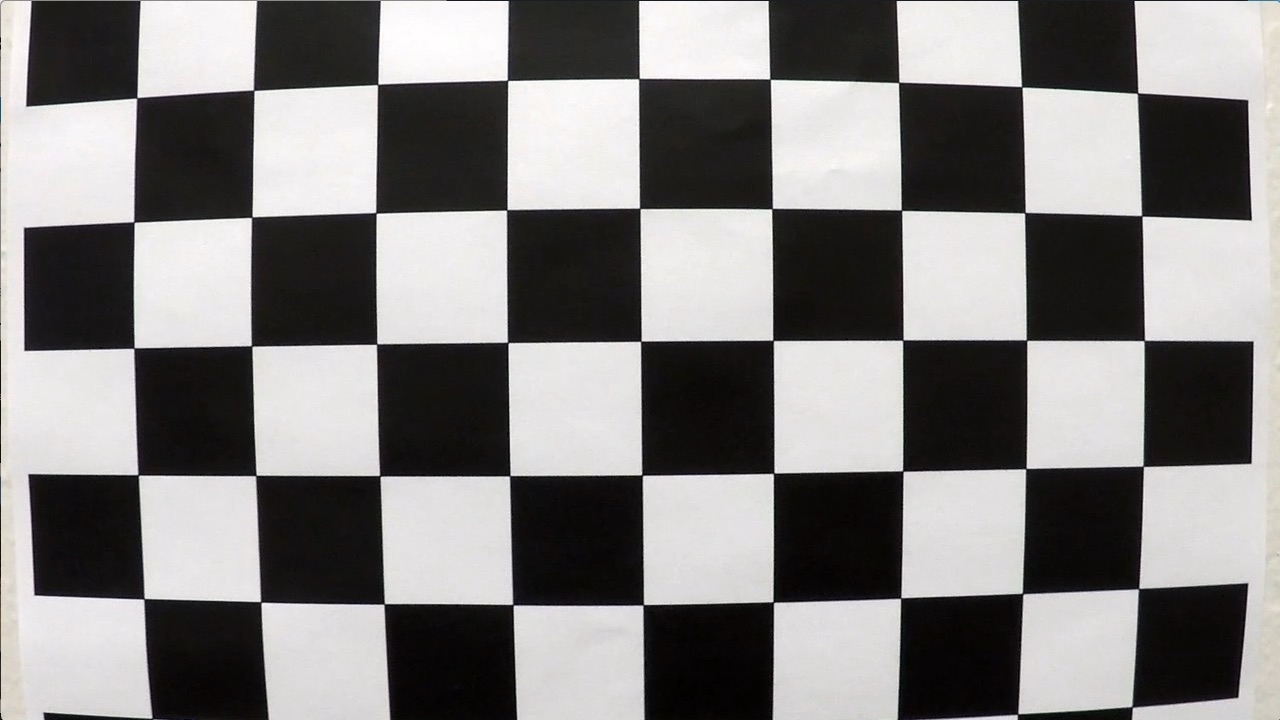
#> input picture src/perception/src/camera_cal/calibration1.jpg, 1280 x 720 px; its folder holds only this picture in this run
$ python -i helpers.py   (imports and definitions only)   (older library calls are emulated)
#> lines starting #> are read from the running program, lines starting #| are printed output that depends on the picture; after the words box and inside, x2 and y2 are one past the last pixel; in counts of white or black regions, pixels touching at a corner belong together
### src/perception/src/utils2.py
import numpy as np
import cv2
import glob
import matplotlib.pyplot as plt


# [5 lines left out: function to_grayscale, not called in this run]


def to_hsv(img):
    """
    Returns the same image in HSV format
    The input image must be in RGB format
    """
    return cv2.cvtColor(img, cv2.COLOR_RGB2HSV)


# [55 lines left out: functions to_hls, to_lab, load_image, show_image_list, not called in this run]

### src/perception/src/helpers.py
# Main imports
import numpy as np
import cv2
from importlib import reload
# [1 line not run here, left out]
from utils2 import *

def threshold_img(img, channel, thres=(0, 255)):
    """
    Applies a threshold mask to the input image
    """
    img_ch = img[:,:,channel]
    if thres is None:
        return img_ch

    mask_ch = np.zeros_like(img_ch)
    mask_ch[ (thres[0] <= img_ch) & (thres[1] >= img_ch) ] = 1
    return mask_ch


def compute_hsv_white_red_binary(rgb_img):
    """
    Returns a binary thresholded image produced retaining only white and yellow elements on the picture
    The provided image should be in RGB format
    """
    hsv_img = to_hsv(rgb_img)

    # Red color thresholds
    red_hue_min = int(0 * 179)  # Lower bound for red hue
    red_hue_max = int(179)  # Upper bound for red hue (allowing some range)
    red_saturation_min = int(0.5 * 255)  # Lower bound for red saturation
    red_saturation_max = int(1.0 * 255)  # Upper bound for red saturation
    red_value_min = int(0.5 * 255)  # Lower bound for red value
    red_value_max = int(1 * 255)  # Upper bound for red value

    img_hsv_red_bin = np.zeros_like(hsv_img[:,:,0])
    img_hsv_red_bin[((hsv_img[:,:,0] >= red_hue_min) & (hsv_img[:,:,0] <= red_hue_max))
                    & ((hsv_img[:,:,1] >= red_saturation_min) & (hsv_img[:,:,1] <= red_saturation_max))
                    & ((hsv_img[:,:,2] >= red_value_min) & (hsv_img[:,:,2] <= red_value_max))] = 1

    # White color thresholds
    white_saturation_max = int(0.3 * 255)  # Adjusted saturation maximum for white
    white_value_min = int(0.9 * 255)  # Adjusted value minimum for white

    img_hsv_white_bin = np.zeros_like(hsv_img[:,:,0])
    img_hsv_white_bin[((hsv_img[:,:,1] <= white_saturation_max))
                      & ((hsv_img[:,:,2] >= white_value_min))] = 1

    # Combine both red and white binary images
    img_hls_white_red_bin = np.zeros_like(hsv_img[:,:,0])
    img_hls_white_red_bin[(img_hsv_red_bin == 1) | (img_hsv_white_bin == 1)] = 1

    return img_hls_white_red_bin


def abs_sobel(gray_img, x_dir=True, kernel_size=3, thres=(0, 255)):
    """
    Applies the sobel operator to a grayscale-like (i.e. single channel) image in either horizontal or vertical direction
    The function also computes the asbolute value of the resulting matrix and applies a binary threshold
    """
    sobel = cv2.Sobel(gray_img, cv2.CV_64F, 1, 0, ksize=kernel_size) if x_dir else cv2.Sobel(gray_img, cv2.CV_64F, 0, 1, ksize=kernel_size)
    sobel_abs = np.absolute(sobel)
    sobel_scaled = np.uint8(255 * sobel / np.max(sobel_abs))
    gradient_mask = np.zeros_like(sobel_scaled)
    gradient_mask[(thres[0] <= sobel_scaled) & (sobel_scaled <= thres[1])] = 1
    return gradient_mask

def mag_sobel(gray_img, kernel_size=3, thres=(0, 255)):
    """
    Computes sobel matrix in both x and y directions, merges them by computing the magnitude in both directions
    and applies a threshold value to only set pixels within the specified range
    """
    sx = cv2.Sobel(gray_img, cv2.CV_64F, 1, 0, ksize=kernel_size)
    sy = cv2.Sobel(gray_img, cv2.CV_64F, 0, 1, ksize=kernel_size)

    sxy = np.sqrt(np.square(sx) + np.square(sy))
    scaled_sxy = np.uint8(255 * sxy / np.max(sxy))

    sxy_binary = np.zeros_like(scaled_sxy)
    sxy_binary[(scaled_sxy >= thres[0]) & (scaled_sxy <= thres[1])] = 1

    return sxy_binary
def dir_sobel(gray_img, kernel_size=3, thres=(0, np.pi/2)):
    """
    Computes sobel matrix in both x and y directions, gets their absolute values to find the direction of the gradient
    and applies a threshold value to only set pixels within the specified range
    """
    sx_abs = np.absolute(cv2.Sobel(gray_img, cv2.CV_64F, 1, 0, ksize=kernel_size))
    sy_abs = np.absolute(cv2.Sobel(gray_img, cv2.CV_64F, 0, 1, ksize=kernel_size))

    dir_sxy = np.arctan2(sx_abs, sy_abs)

    binary_output = np.zeros_like(dir_sxy)
    binary_output[(dir_sxy >= thres[0]) & (dir_sxy <= thres[1])] = 1

    return binary_output
def combined_sobels(sx_binary, sy_binary, sxy_magnitude_binary, gray_img, kernel_size=3, angle_thres=(0, np.pi/2)):
    sxy_direction_binary = dir_sobel(gray_img, kernel_size=kernel_size, thres=angle_thres)

    combined = np.zeros_like(sxy_direction_binary)
    # Sobel X returned the best output so we keep all of its results. We perform a binary and on all the other sobels
    combined[(sx_binary == 1) | ((sy_binary == 1) & (sxy_magnitude_binary == 1) & (sxy_direction_binary == 1))] = 1

    return combined
# [19 lines left out: functions compute_perspective_transform_matrices, perspective_transform, not called in this run]


def get_combined_binary_thresholded_img(img):
    """
    Applies a combination of binary Sobel and color thresholding to an undistorted image
    Those binary images are then combined to produce the returned binary image
    """
    #Peramiter one
    # thresholded_img = threshold_img(img, 2, thres=None)
    threshold_image = threshold_img(img, 1, thres=None)

    #Peramiter two
    sobx_best = abs_sobel(threshold_image, kernel_size=15, thres=(80, 200))

    #Peramiter three
    soby_best = abs_sobel(threshold_image, x_dir=False, kernel_size=11, thres=(50, 150))

    #Peramiter four
    sobxy_best = mag_sobel(threshold_image, kernel_size=15, thres=(80, 200))

    #Peramiter five
    sobel_combined_best = combined_sobels(sobx_best, soby_best, sobxy_best, threshold_image, kernel_size=15, angle_thres=(0, np.pi/4))


    hsv_w_y_thres = compute_hsv_white_red_binary(img)
    combined_binary = np.zeros_like(hsv_w_y_thres)
    combined_binary[(sobel_combined_best == 1) | (hsv_w_y_thres == 1)] = 1


    # return sxy_combined_dir #DEBUG UNCOMMENT
    return combined_binary

>>> import cv2
>>> picture = cv2.imread('camera_cal/calibration1.jpg')
#> picture is the input picture: shape (720, 1280, 3); mean B, G, R 127.8, 128.4, 130.1
>>> result = get_combined_binary_thresholded_img(picture)
#> in get_combined_binary_thresholded_img, `sobx_best = abs_sobel(threshold_image, kernel_size=15, thres=(80, 200))`:
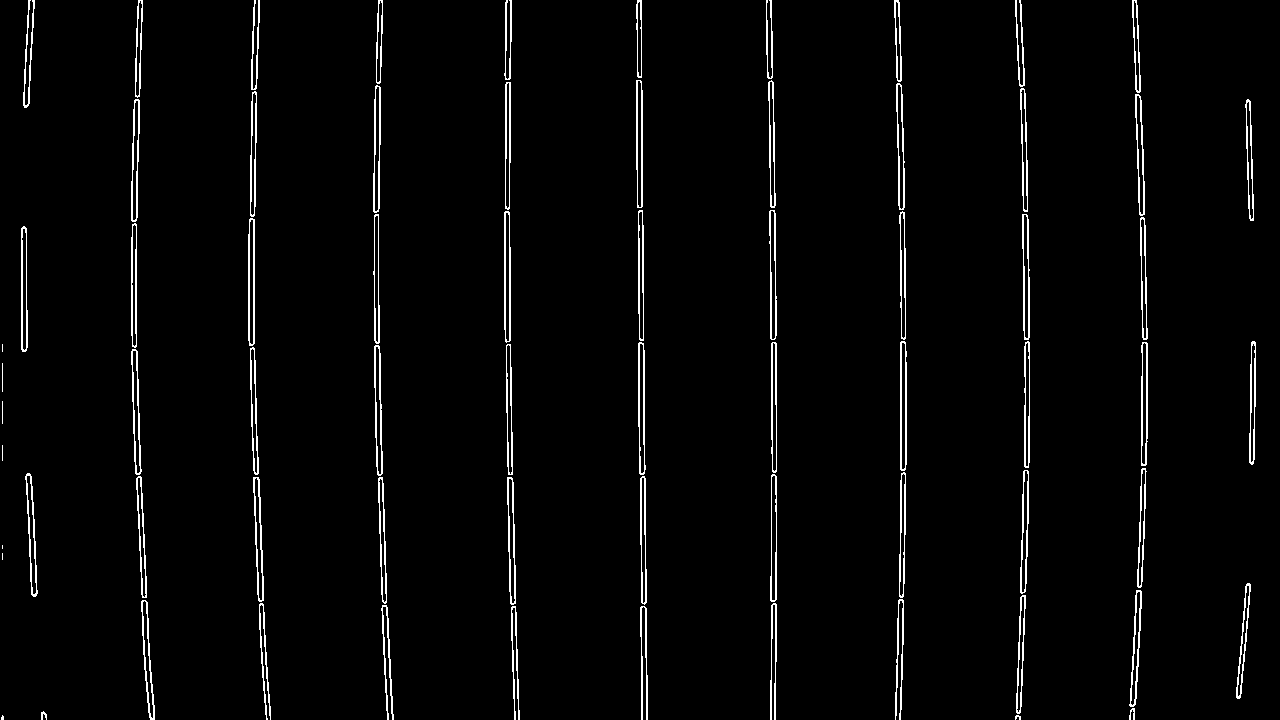
#> sobx_best: shape (720, 1280); values 0 (black) and 1 (white), 2.7% white in thin lines or dots
#> in dir_sobel, `dir_sxy = np.arctan2(sx_abs, sy_abs)`:
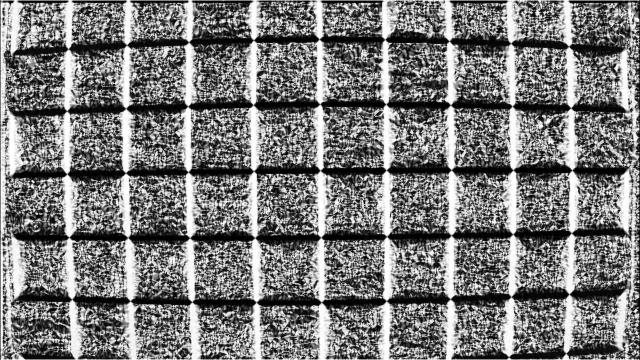
#> dir_sxy: shape (720, 1280) float64 (shown at 1/2 size); min 0, max 1.57, mean 0.753; drawn with min black and max white
#> in combined_sobels, `sxy_direction_binary = dir_sobel(gray_img, kernel_size=kernel_size, th..`:
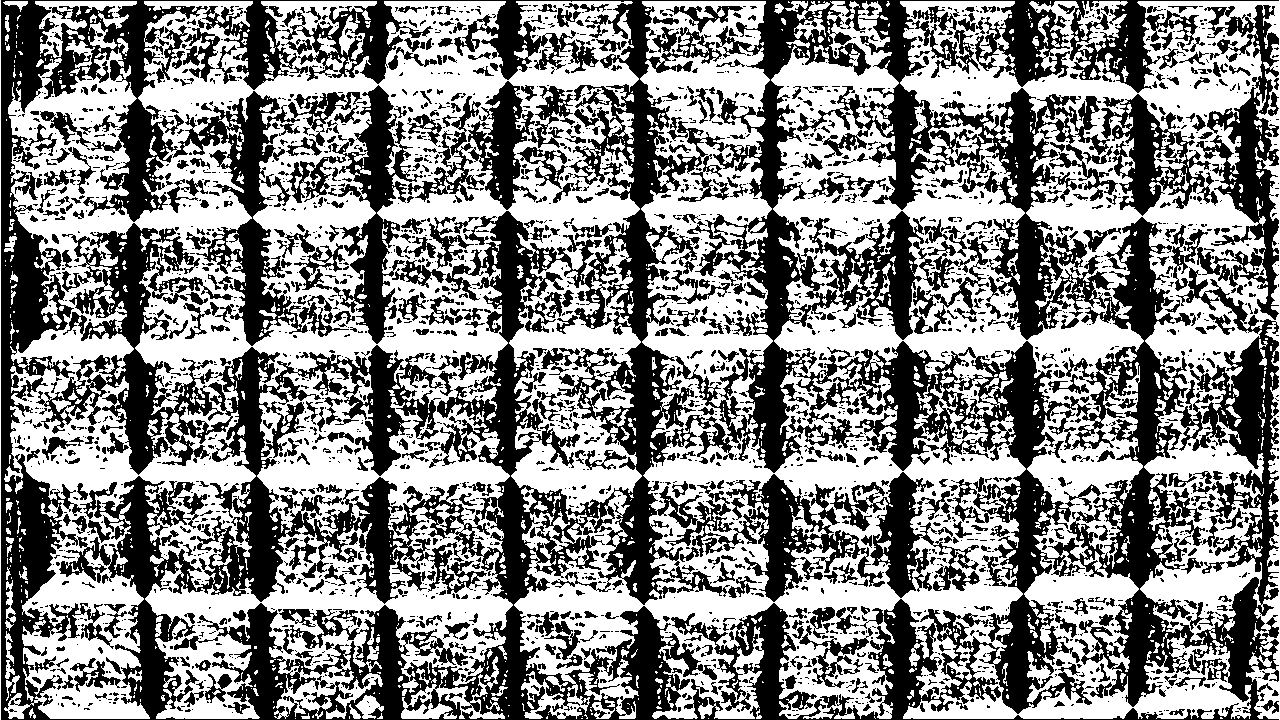
#> sxy_direction_binary: shape (720, 1280) float64; values 0 (black) and 1 (white), 53.3% white; 2731 black regions (2040 under 20 px), largest, box (x1, y1, x2, y2) and area: (1, 0, 1279, 720) 330562, (1171, 5, 1279, 320) 10181, (287, 85, 423, 344) 8911
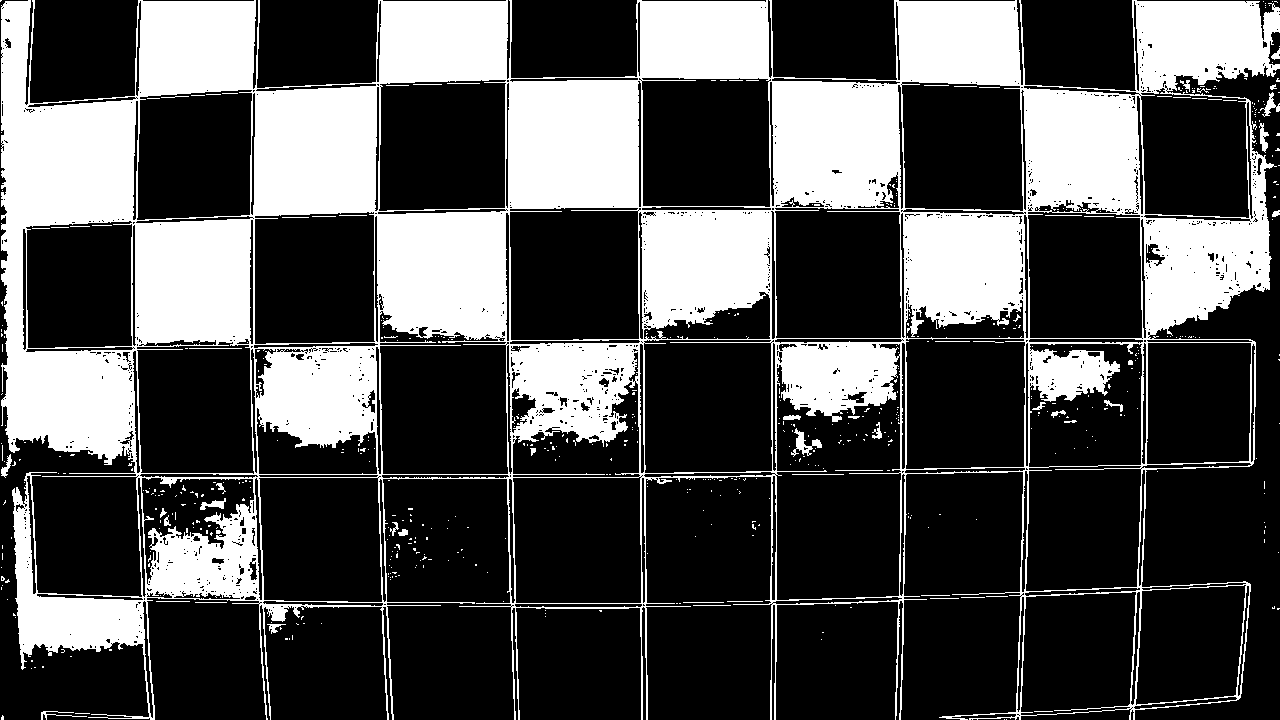
#> result: shape (720, 1280); values 0 (black) and 1 (white), 31.8% white; 565 white regions (510 under 20 px), largest, box (x1, y1, x2, y2) and area: (1, 0, 1280, 720) 288425, (791, 428, 822, 457) 299, (1260, 92, 1280, 117) 167

$ run again, on src/perception/src/camera_cal/calibration10.jpg
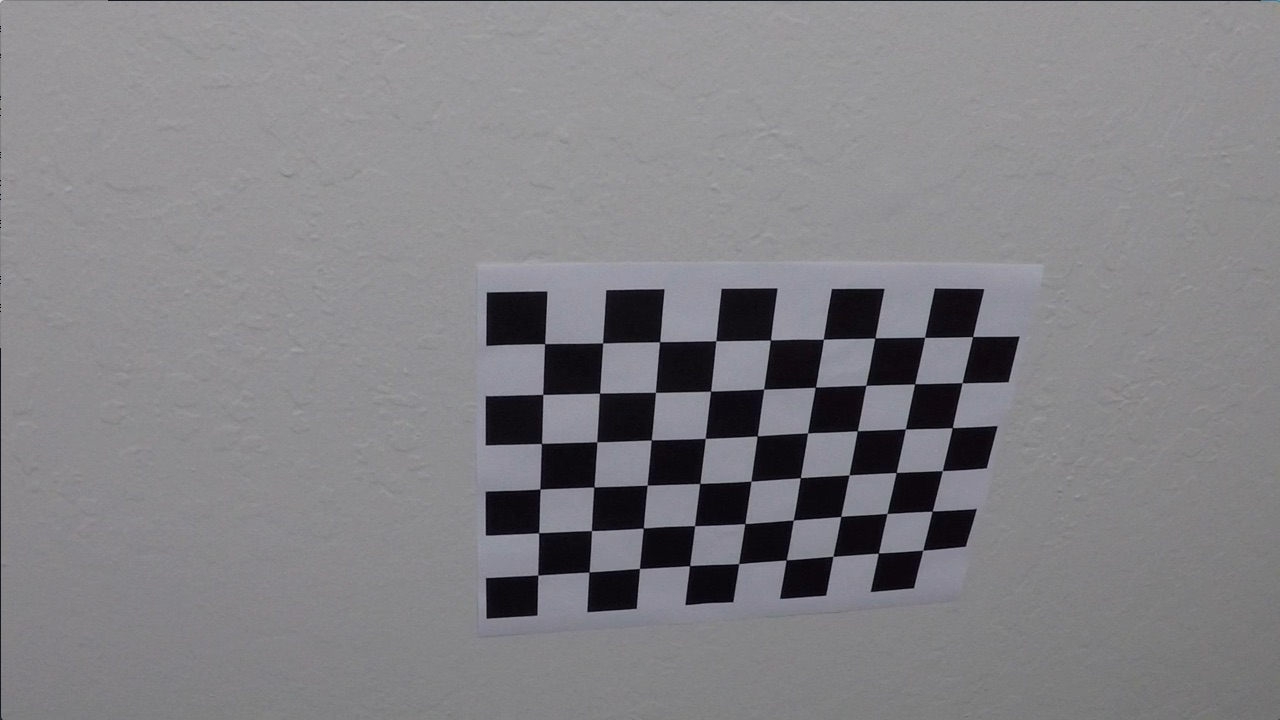
#> input picture src/perception/src/camera_cal/calibration10.jpg, 1280 x 720 px
#> picture is the input picture: shape (720, 1280, 3); mean B, G, R 133.1, 129.4, 130.2
#> in get_combined_binary_thresholded_img, `sobx_best = abs_sobel(threshold_image, kernel_size=15, thres=(80, 200))`:
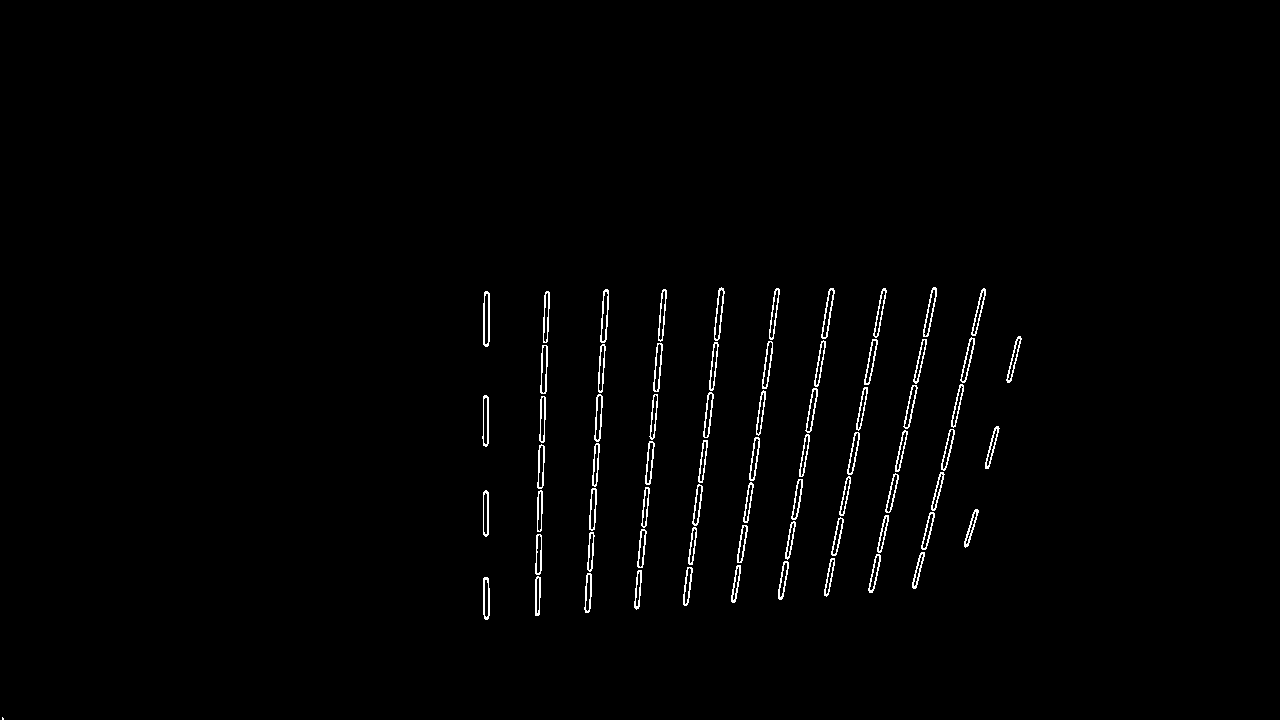
#> sobx_best: shape (720, 1280); values 0 (black) and 1 (white), 1.2% white in thin lines or dots, all inside (x1, y1, x2, y2) = (2, 287, 1022, 720)
#> soby_best: shape (720, 1280); values 0 (black) and 1 (white), 1.3% white in thin lines or dots, all inside (x1, y1, x2, y2) = (108, 1, 1262, 621)
#> sobxy_best: shape (720, 1280); values 0 (black) and 1 (white), 2.5% white in thin lines or dots, all inside (x1, y1, x2, y2) = (2, 2, 1039, 720)
#> sxy_direction_binary: shape (720, 1280) float64; values 0 (black) and 1 (white), 59.2% white; 6300 black regions (4840 under 20 px), largest, box (x1, y1, x2, y2) and area: (1, 261, 1279, 720) 23039, (846, 287, 1111, 663) 19712, (562, 392, 877, 620) 17374
#> in get_combined_binary_thresholded_img, `sobel_combined_best = combined_sobels(sobx_best, soby_best, sobxy_best..`:
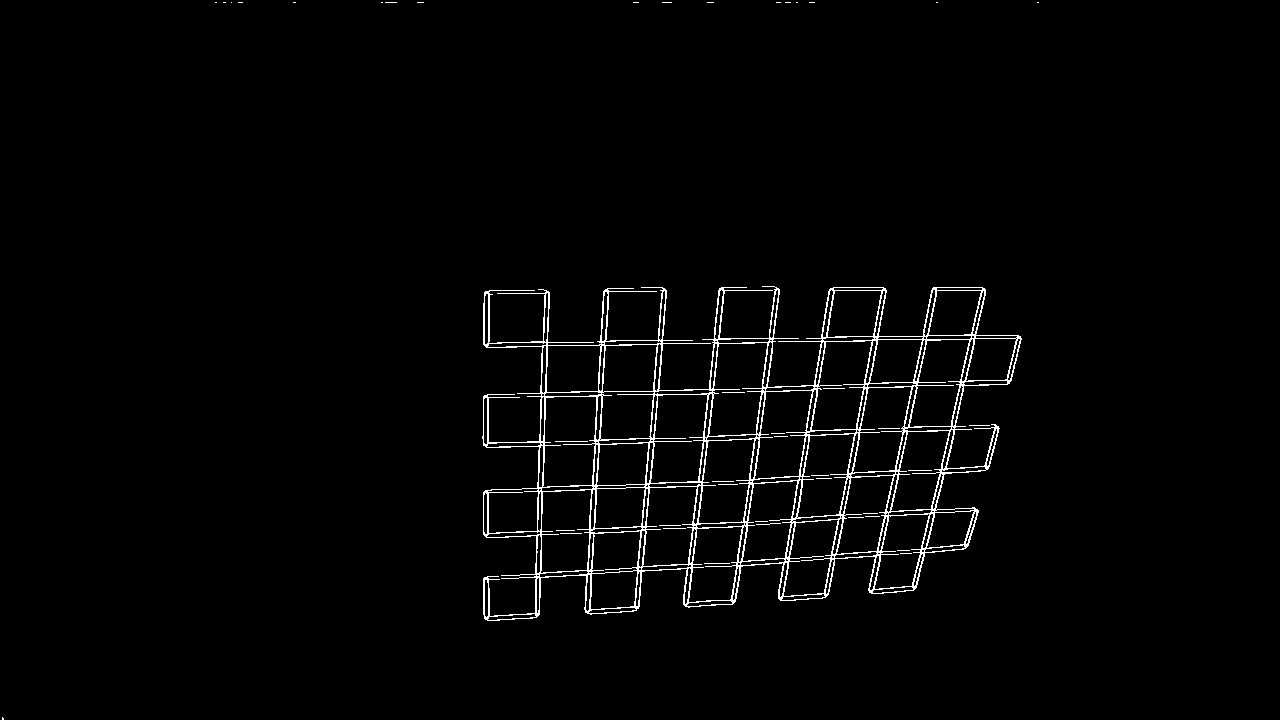
#> sobel_combined_best: shape (720, 1280) float64; values 0 (black) and 1 (white), 2% white in thin lines or dots, all inside (x1, y1, x2, y2) = (2, 2, 1039, 720)
#> hsv_w_y_thres: shape (720, 1280); every value is 0
